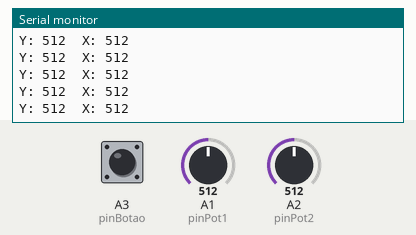
Bench run of a sketch on a simulated Arduino Uno, built with avr-gcc and run on an emulated ATmega328P. On the bench: the last lines printed to the serial monitor. The test bench sets the inputs (shaded band); at power-on: A1 (pinPot1) = 512, A2 (pinPot2) = 512, A3 (pinBotao) HIGH. No radio packets arrive unless stated.

Above: at 1.3 s.
1.4 s: A1 (pinPot1) set to 716
At 1.44 s:
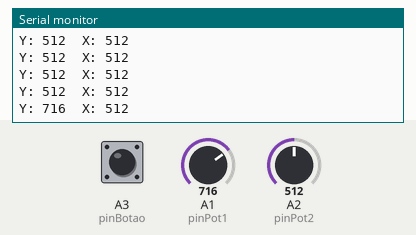
2.9 s: A2 (pinPot2) set to 716
At 2.97 s:
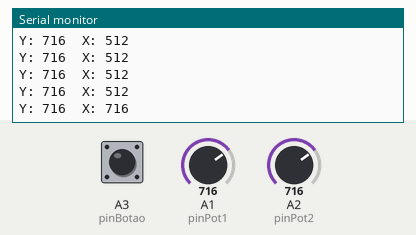
5.9 s: A1 (pinPot1) set to 900
At 5.93 s:
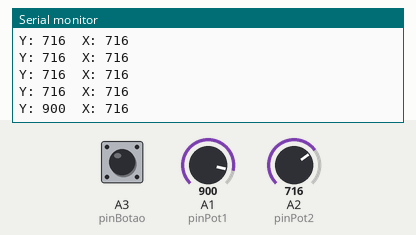
7.4 s: A2 (pinPot2) set to 1023
At 7.46 s:
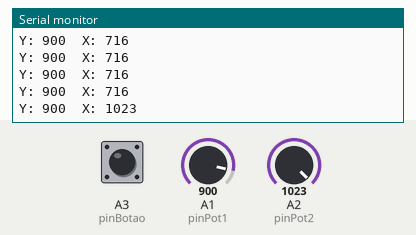
Timing chart, 0 to 10.4 s (numbered marks = the images above; inputs shaded):
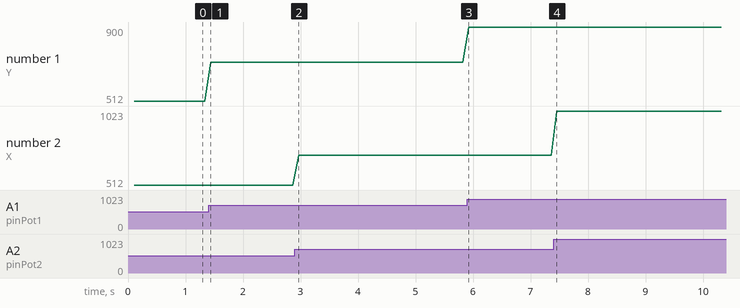

Measured:
- after the input at 1.4 s, the serial monitor: prints a new line at once (image 1)
- after the input at 2.9 s, the serial monitor: prints a new line after 0.07 s (image 2)
- after the input at 5.9 s, the serial monitor: prints a new line at once (image 3)
- after the input at 7.4 s, the serial monitor: prints a new line after 0.06 s (image 4)
- plotted number 1: 512 → 716 after the input at 1.4 s, 716 → 900 after the input at 5.9 s
- plotted number 2: 716 → 1023 after the input at 7.4 s

The sketch:

Q0008-Sketch-Controle.ino
```cpp
#include <RF24.h>
#include <nRF24L01.h>
#include <SPI.h>


//*************** Definição dos Pinos ***********************
#define pinCE    7
#define pinCSN   8
#define pinPot1  A1  //Frente e Reverso
#define pinPot2  A2  //Direito e Esquerdo
#define pinBotao A3

struct tipoDadosRF
{
   int pot1 = 512;
   int pot2 = 512;
   boolean botao = false;
};
tipoDadosRF dadosRF;

RF24 radio(pinCE,pinCSN);

const uint64_t pipeOut = 0xE8E8F0F0E1LL;


//*************** Controle do Joystick ************
boolean botaoAnt = HIGH;
boolean botao    = HIGH;


void setup() {
  //*************** Controle do RF ***********************
  Serial.begin(9600);
  radio.begin();
  radio.setPALevel( RF24_PA_LOW );     //RF24_PA_MIN  / RF24_PA_LOW / RF24_PA_HIGH / RF24_PA_MAX
  radio.setDataRate( RF24_250KBPS );   //RF24_250KBPS / RF24_1MBPS  / RF24_2MBPS
  radio.openWritingPipe(pipeOut);


  //*************** Controle do Joystick ************
  pinMode(pinBotao, INPUT_PULLUP);

  delay(100);
}


void loop() {
  //*************** Controle do RF ***********************
  radio.write( &dadosRF, sizeof(tipoDadosRF) );


  //*************** Controle do Joystick ************
  dadosRF.pot1 = analogRead(pinPot1);
  dadosRF.pot2 = analogRead(pinPot2);

   Serial.print("Y: ");
  Serial.print(dadosRF.pot1);
  Serial.print("  X: ");
  Serial.println(dadosRF.pot2);
  delay(100);


  botao = digitalRead(pinBotao);
  if (botao && (botao != botaoAnt)) {
     dadosRF.botao = !dadosRF.botao;
  }
  botaoAnt = botao;
}
```
